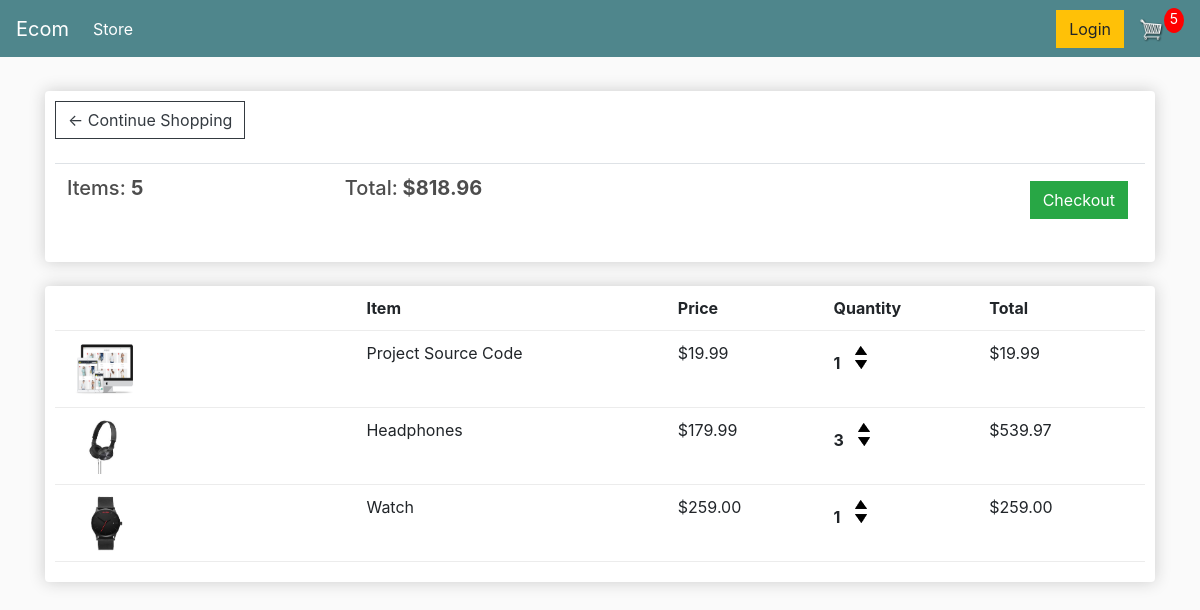
The page /cart/ (signed in) on the database as committed earlier.
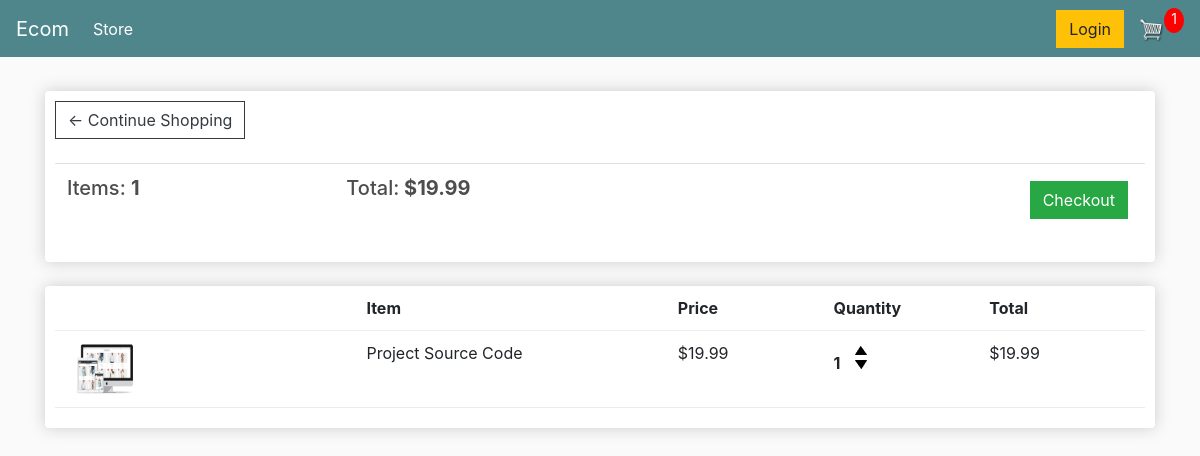
The same page on the database as committed later.
### store/models.py (models this page shows, shortened)
class Order(models.Model):
	customer = models.ForeignKey(Customer, on_delete=models.SET_NULL, null=True, blank=True)
	date_ordered = models.DateTimeField(auto_now_add=True)
	complete = models.BooleanField(default=False)
	transaction_id = models.CharField(max_length=100, null=True)
	@property
	def get_cart_total(self):
		orderitems = self.orderitem_set.all()
		total = sum([item.get_total for item in orderitems])
		return total
	@property
	def get_cart_items(self):
		orderitems = self.orderitem_set.all()
		total = sum([item.quantity for item in orderitems])
		return total

class OrderItem(models.Model):
	product = models.ForeignKey(Product, on_delete=models.SET_NULL, null=True)
	order = models.ForeignKey(Order, on_delete=models.SET_NULL, null=True)
	quantity = models.IntegerField(default=0, null=True, blank=True)
	date_added = models.DateTimeField(auto_now_add=True)
	@property
	def get_total(self):
		total = self.product.price * self.quantity
		return total

class Product(models.Model):
	name = models.CharField(max_length=200)
	price = models.FloatField()
	digital = models.BooleanField(default=False,null=True, blank=True)
	image = models.ImageField(null=True, blank=True)
	@property
	def imageURL(self):
		try:
			url = self.image.url
		except:
			url = ''
		return url

### store/views.py (the view)
# urls.py: path('cart/', views.cart, name="cart"),
def cart(request):
    if request.user.is_authenticated:
        customer = request.user.customer
        order, created = Order.objects.get_or_create(customer=customer, complete=False)
        items = order.orderitem_set.all()
        cartItems = order.get_cart_items
    else:
        items = []
        order = {'get_cart_total':0, 'get_cart_items':0, 'shipping':False}
        cartItems = order['get_cart_items']
    context = {'items':items, 'order':order, 'cartItems':cartItems}
    return render(request, 'store/cart.html', context)

### store/templates/store/cart.html
{% extends 'store/main.html' %}
{% load static %}
{% block content %}
	<div class="row">
		<div class="col-lg-12">
			<div class="box-element">
				<a  class="btn btn-outline-dark" href="{% url 'store' %}">&#x2190; Continue Shopping</a>
				<br>
				<br>
				<table class="table">
					<tr>
						<th><h5>Items: <strong>{{order.get_cart_items}}</strong></h5></th>
						<th><h5>Total:<strong> ${{order.get_cart_total|floatformat:2}}</strong></h5></th>
						<th>
							<a  style="float:right; margin:5px;" class="btn btn-success" href="{% url 'checkout' %}">Checkout</a>
						</th>
					</tr>
				</table>
			</div>
			<br>
			<div class="box-element">
				<div class="cart-row">
					<div style="flex:2"></div>
					<div style="flex:2"><strong>Item</strong></div>
					<div style="flex:1"><strong>Price</strong></div>
					<div style="flex:1"><strong>Quantity</strong></div>
					<div style="flex:1"><strong>Total</strong></div>
				</div>
				{% for item in items %}
				<div class="cart-row">
					<div style="flex:2"><img class="row-image" src="{{item.product.imageURL}}"></div>
					<div style="flex:2"><p>{{item.product.name}}</p></div>
					<div style="flex:1"><p>${{item.product.price|floatformat:2}}</p></div>
					<div style="flex:1">
						<p class="quantity">{{item.quantity}}</p>
						<div class="quantity">
							<img data-product="{{item.product.id}}" data-action="add" class="chg-quantity update-cart" src="{% static  'images/arrow-up.png' %}">
							<img data-product="{{item.product.id}}" data-action="remove" class="chg-quantity update-cart" src="{% static  'images/arrow-down.png' %}">
						</div>
					</div>
					<div style="flex:1"><p>${{item.get_total|floatformat:2}}</p></div>
				</div>
				{% endfor %}
			</div>
		</div>
	</div>
{% endblock content %}

Rows that differ between the two databases and show on the page:
removed OrderItem: product.imageURL (picture), product.name "Headphones", product.price "179.99", quantity "3", get_total "539.97"
removed OrderItem: product.imageURL (picture), product.name "Watch", product.price "259.00", quantity "1", get_total "259.00"
computed for Order: get_cart_items "5" → "1"; get_cart_total "818.96" → "19.99"
Other text that changed with them:
{{ cartItems }}: "5" → "1"
